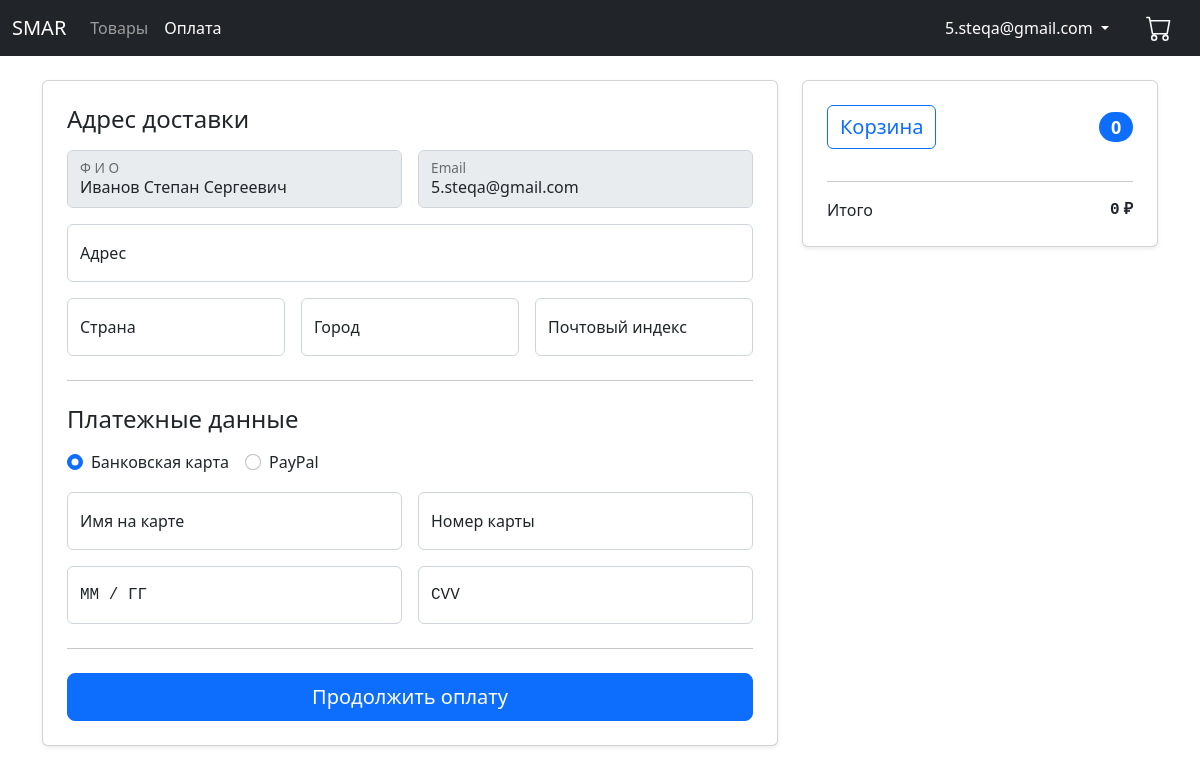
The page /checkout/ (signed in) on the database as committed earlier.
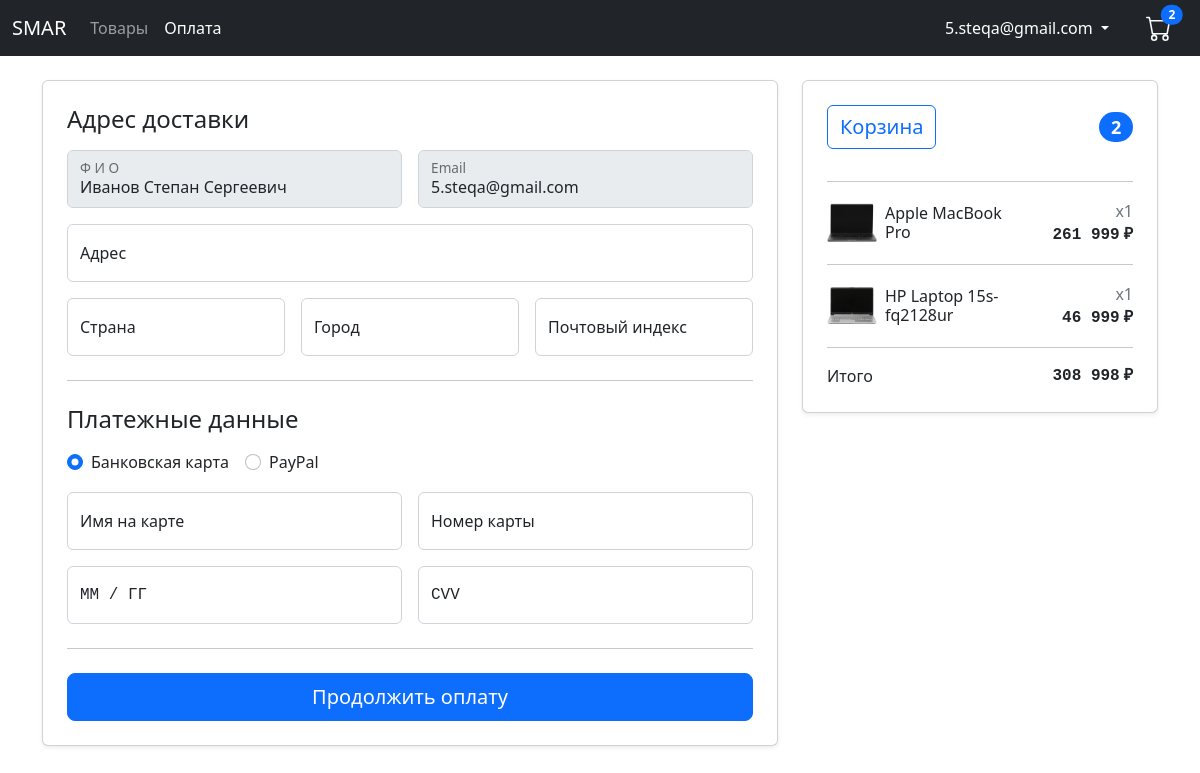
The same page on the database as committed later.
### store/models.py (models this page shows, shortened)
class Order(models.Model):
    ORDER_STATUSES = [
        (False, 'Не оформлен'),
        ('1', 'Ожидает отправки'),
        ('2', 'Отправлен'),
        ('3', 'Выполнен'),
    ]
    customer = models.ForeignKey(CustomUser, on_delete=models.SET_NULL, null=True)
    date_ordered = models.DateTimeField(auto_now_add=True)
    date_updated = models.DateTimeField(auto_now=True)
    status = models.CharField(max_length=16, choices=ORDER_STATUSES, default=False)
    transaction_id = models.CharField(max_length=200)
    @property
    def get_total_order_price(self):
        order_items = self.orderitem_set.all()
        total_price = sum(item.get_total_items_price for item in order_items)
        return total_price
    @property
    def get_total_order_quantity(self):
        order_items = self.orderitem_set.all()
        total_quantity = sum(item.quantity for item in order_items)
        return total_quantity

class OrderItem(models.Model):
    product = models.ForeignKey(Product, on_delete=models.SET_NULL, null=True)
    order = models.ForeignKey(Order, on_delete=models.SET_NULL, null=True)
    quantity = models.SmallIntegerField(default=0)
    date_added = models.DateTimeField(auto_now_add=True)
    @property
    def get_total_items_price(self):
        total_price = self.product.price * self.quantity
        return total_price

class Product(models.Model):
    name = models.CharField(max_length=44)
    price = models.DecimalField(max_digits=9, decimal_places=2)
    image = models.ImageField()

### store/views.py (the view)
# urls.py: path('checkout/', views.checkout, name='checkout'),
def checkout(request):
    data = cart_data(request)
    order = data['order']
    order_items = data['order_items']
    cart_total_quantity = data['cart_total_quantity']
    context = {
        'order': order,
        'order_items': order_items,
        'cart_total_quantity': cart_total_quantity,
    }
    if request.user.is_authenticated:
        context['fio'] = request.user.fio
        context['email'] = request.user.email
    return render(request, 'store/checkout.html', context)

### store/utils.py (called while the page is built)
def cart_data(request):
    if request.user.is_authenticated:
        customer = request.user
        order, created = Order.objects.get_or_create(customer=customer, status=False)
        order_items = order.orderitem_set.all()
        cart_total_quantity = order.get_total_order_quantity
    else:
        cart = cookie_cart_data(request)
        order = cart['order']
        order_items = cart['order_items']
        cart_total_quantity = cart['cart_total_quantity']
    return {
        'order': order,
        'order_items': order_items,
        'cart_total_quantity': cart_total_quantity,
    }

### store/templates/store/checkout.html (shortened to what the changed rows need)
{% extends 'store/base.html' %}
{% load static %}
{% load humanize %}
{% block content %}
<div class="row gx-4 my-4">
    <div class="col-xl-4 col-12 order-xl-last order-first mb-4">
        <div class="card shadow-sm p-4">
            <h4 class="d-flex justify-content-between align-items-center mb-3">
                <a href="{% url 'cart' %}" class="btn btn-outline-primary fs-5">Корзина</a>
                <span class="badge bg-primary rounded-pill">{{ order.get_total_order_quantity }}</span>
            </h4>
            <hr>
            {% for item in order_items %}
            <div class="row align-items-center">
                <div class="col-8 d-flex align-items-center">
                    <img src="{{ item.product.image.url }}" class="rounded-1" style="height: 50px;" alt="...">
                    <h6 class="m-0 ms-2">{{ item.product.name }}</h6>
                </div>
                <div class="col-4 text-end">
                    <p class="m-0 text-secondary text-end">x{{ item.quantity }}</p>
                    <p class="m-0 font-monospace fw-semibold">{{ item.product.price|floatformat:"-2g" }}<span
                            class="ms-1">₽</span></p>
                </div>
            </div>
            <hr>
            {% endfor %}
            <div class="d-flex justify-content-between">
                <span>Итого</span>
                <p class="m-0 font-monospace fw-semibold">{{ order.get_total_order_price|floatformat:"-2g" }}<span
                        class="ms-1">₽</span></p>
            </div>
        </div>
    </div>
</div>
{% endblock %}

### store/templates/store/base.html (shortened to what this page needs)
<!DOCTYPE html>
{% load static %}
<html lang="en">
<head>
    <link href="https://cdn.jsdelivr.net/npm/bootstrap@5.2.0-beta1/dist/css/bootstrap.min.css" rel="stylesheet"
>
    <link rel="stylesheet" href="{% static 'css/styles.css' %}">
    <link rel="stylesheet" href="{% static 'css/add-to-cart-btn.css' %}">
    <link rel="stylesheet" href="{% static 'css/input-status.css' %}">
</head>
<body>
    <nav class="navbar navbar-expand-md navbar-dark bg-dark">
        <div class="container-fluid" bis_skin_checked="1">
            <a class="navbar-brand" href="{% url 'store' %}">SMAR</a>
            <div class="collapse navbar-collapse" id="navbarCollapse" bis_skin_checked="1">
                <ul class="navbar-nav me-auto mb-2 mb-md-0">
                    <li class="nav-item">
                        <a class="nav-link {% block active-store %}{% endblock %}" aria-current="page"
                            href="{% url 'store' %}">Товары</a>
                    </li>
                    <li class="nav-item">
                        <a class="nav-link {% block active-checkout %}{% endblock %}" aria-current="page"
                            href="{% url 'checkout' %}">Оплата</a>
                    </li>
                </ul>
                <div class="d-flex align-items-center me-3">
                    {% if not request.user.is_authenticated %}
                    <a class="btn btn-outline-light border border-2 rounded-4 me-4" href="{% url 'login-user' %}">Войти</a>
                    {% else %}
                    <div class="btn-group">
                        <button type="button" class="btn btn-link dropdown-toggle rounded-4 text-white text-decoration-none me-4" data-bs-toggle="dropdown" aria-expanded="false">
                            {{ request.user }}
                        </button>
                    </div>
                    {% endif %}
                    <div>
                        <a href="{% url 'cart' %}" class="text-light">
                            {% if cart_total_quantity %}
                            <span
                                class="position-absolute top-40 start-80 translate-middle badge rounded-pill bg-primary cart">
                                {{ cart_total_quantity }}</span>
                            {% else %}
                            <span
                                class="position-absolute top-40 start-80 translate-middle badge rounded-pill bg-primary cart"></span>
                            {% endif %}
                        </a>
                    </div>
                </div>
            </div>
        </div>
    </nav>
    <div class="container">
        {% block content %}
        {% endblock %}
    </div>
</body>
</html>

Rows that differ between the two databases and show on the page:
changed Order: get_total_order_quantity "0" → "2"; get_total_order_price "0" → "308 998"
added OrderItem: product.image (picture), product.name "Apple MacBook Pro", quantity "1", product.price "261 999"
added OrderItem: product.image (picture), product.name "HP Laptop 15s-fq2128ur", quantity "1", product.price "46 999"
Other text that changed with them:
{{ cart_total_quantity }}: (not shown) → "2"
